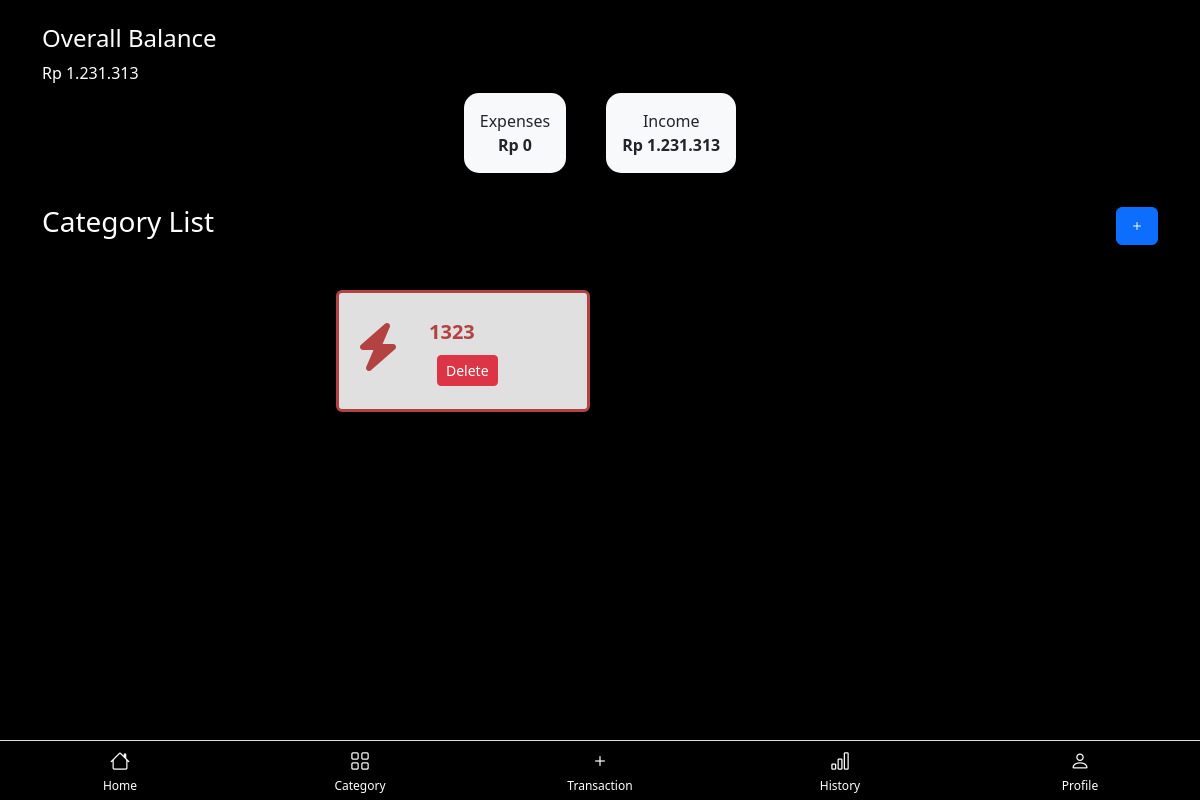
The app's page /kategori/, older data.
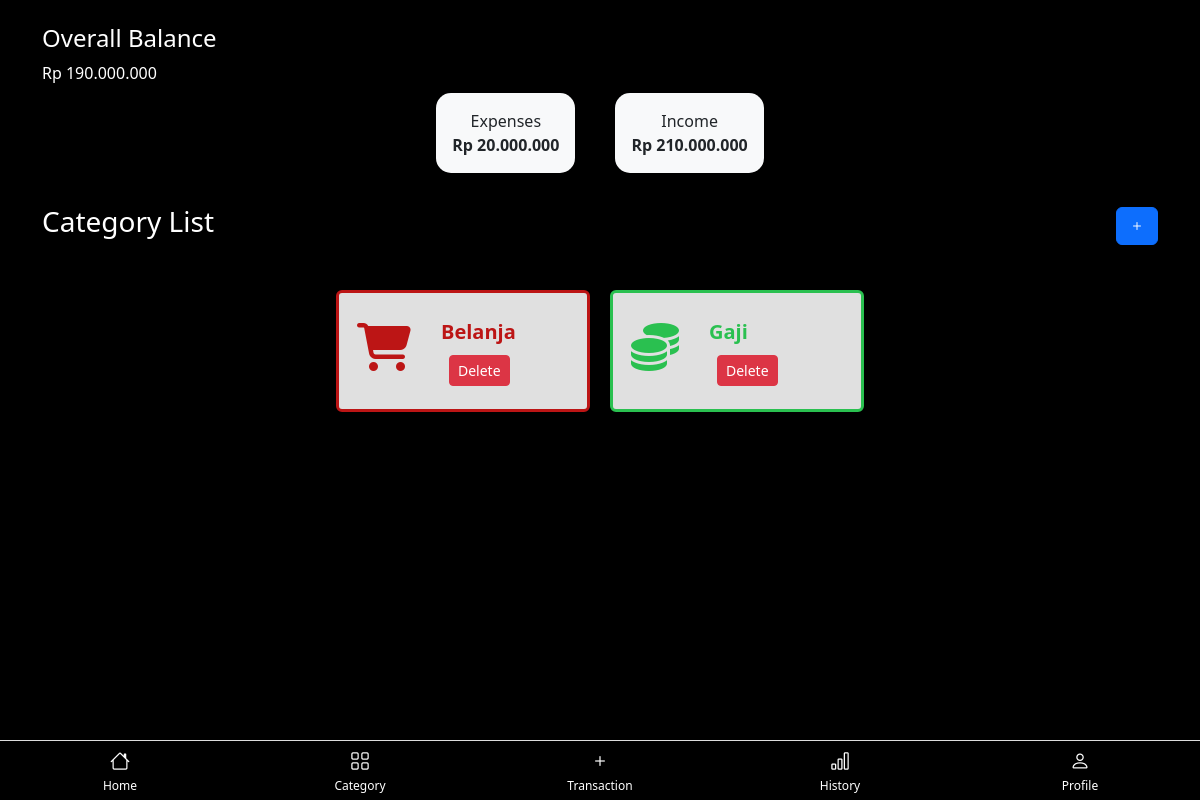
The same page, newer data.
### main/models.py (models this page shows, shortened)
class Kategori(models.Model):
    id = models.CharField(max_length=255, primary_key=True)
    nama = models.CharField(max_length=100)
    ikon = models.CharField(max_length=50, blank=True, null=True)
    warna = models.CharField(max_length=7, blank=True, null=True)
    def getIkon(self):
        return self.ikon
    def getWarna(self):
        return self.warna
    class Meta:
        verbose_name_plural = "Kategori"

### main/views.py (the view)
# urls.py: path('kategori/', main_views.kategori_list, name='kategori_list'),
def kategori_list(request):
    pemasukan_total = PengelolaTransaksi.hitungTotalBerdasarkanTipe(
        TipeTransaksi.PEMASUKAN
    )
    pengeluaran_total = PengelolaTransaksi.hitungTotalBerdasarkanTipe(
        TipeTransaksi.PENGELUARAN
    )
    saldo_akhir = pemasukan_total - pengeluaran_total
    """Display all categories"""
    categories = PengelolaKategori.ambilSemuaKategori()
    return render(request, 'main/kategori_list.html',
                  {'categories': categories,
                   'pemasukan' : rp(pemasukan_total),
                   'pengeluaran' : rp(pengeluaran_total),
                   'saldo_akhir' : rp(saldo_akhir),
                   })

### main/models.py (called while the page is built)
    @staticmethod
    def ambilSemuaKategori():
        return list(Kategori.objects.all())

    @staticmethod
    def hitungTotalBerdasarkanTipe(tipe):
        result = Transaksi.objects.filter(tipe=tipe).aggregate(total=Sum('jumlah'))
        return result['total'] or Decimal('0.00')

### main/views.py (called while the page is built)
def rp(value):
    try:
        return f"Rp {int(value):,}".replace(',', '.')
    except (ValueError, TypeError):
        return f"Rp 0"

### main/templates/main/kategori_list.html (shortened to what this page needs)
{% extends "base.html" %}
{% block content %}
<div class="container mt-4">
      <div class="mt-4">
          <h4>Overall Balance</h4>
    <div class="balance-display">{{ saldo_akhir|default:0 }}</div>
    <div class="d-flex justify-content-center gap-4 card-section">
      <div class="bg-light text-dark card-custom">
        <div>Expenses</div>
        <div class="text-expense fw-bold">{{ pengeluaran|default:0 }}</div>
      </div>
      <div class="bg-light text-dark card-custom">
        <div>Income</div>
        <div class="text-income fw-bold">{{ pemasukan|default:0 }}</div>
      </div>
    </div>
    </div>
    <div class="d-flex justify-content-between align-items-center mt-4 mb-3">
        <h3>Category List</h3>
        <a href="{% url 'kategori_create' %}" class="btn btn-primary"><i class="bi bi-plus"></i></a>
    </div>
    <div class="half-width-container mt-4">
            <div class="category-grid">
                {% for kategori in categories %}
                <div class="category-card p-2 rounded mb-2" style="border: 3px solid {{ kategori.getWarna }}; background-color: #E0E0E0;">
                      <div class="card-icon mb-2">
                          <i class="{{ kategori.getIkon }}" style="color: {{ kategori.getWarna }}"></i>
                      </div>
                      <div class="card-content d-flex">
                          <div class="card-name fw-bold" style="color: {{ kategori.getWarna }}">{{ kategori.nama }}</div>
                          <form method="post" action="{% url 'kategori_delete' kategori.id %}" class="ms-2">
                              <button type="submit" class="btn btn-danger btn-sm">Delete</button>
                          </form>
                      </div>
                  </div>
                {% empty %}
                    <p>No categories found.</p>
                {% endfor %}
            </div>
</div>
{% endblock %}

Row changes from the older to the newer data that the page shows:
removed Kategori: nama "1323"
added Kategori: nama "Belanja"
added Kategori: nama "Gaji"
Text that changed along with them:
{{ saldo_akhir|default:0 }}: "Rp 1.231.313" → "Rp 190.000.000"
{{ pengeluaran|default:0 }}: "Rp 0" → "Rp 20.000.000"
{{ pemasukan|default:0 }}: "Rp 1.231.313" → "Rp 210.000.000"
